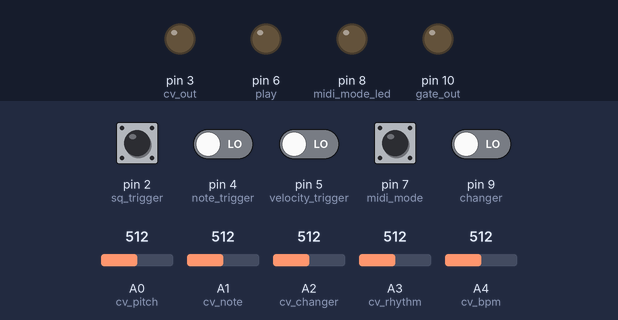
A sketch run on a simulated Arduino Uno, built with avr-gcc and run on an emulated ATmega328P. Parts: output pins drawn as LEDs (lit = HIGH). The inputs (shaded band) are chosen by the test bench; at power-on: pin 2 (sq_trigger) HIGH, pin 4 (note_trigger), pin 5 (velocity_trigger), pin 7 (midi_mode), pin 9 (changer) LOW, A1 (cv_note) = 512, A0 (cv_pitch) = 512, A2 (cv_changer) = 512, A3 (cv_rhythm) = 512, A4 (cv_bpm) = 512. MIDI output is not drawn; what the sketch prints to the serial monitor is not drawn.

Above: at 1.2 s.
1.3 s: pin 2 (sq_trigger) pulled LOW for 0.15 s
At 2.3 s:
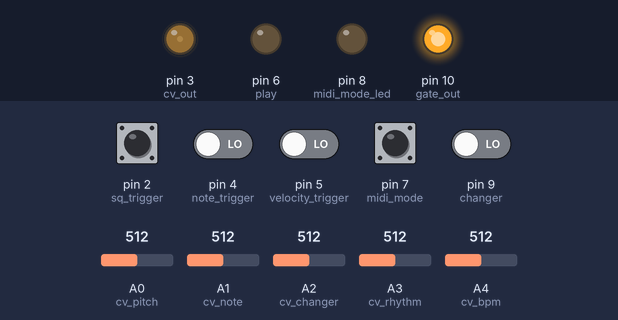
4.3 s: pin 7 (midi_mode) pulled HIGH for 0.15 s
At 5.5 s:
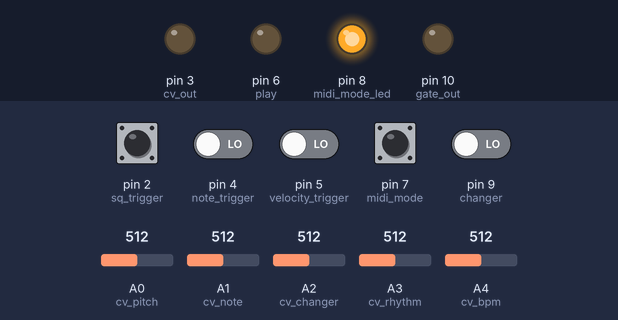
5.9 s: pin 7 (midi_mode) pulled HIGH for 1 s
At 6.4 s:
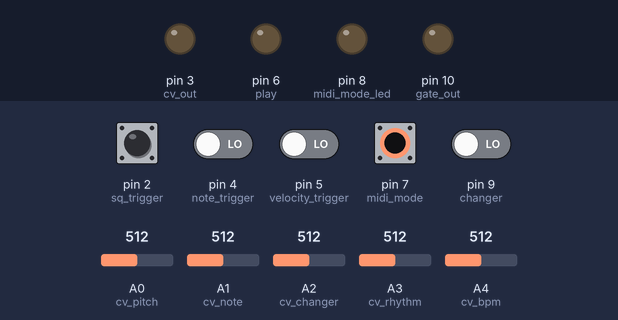
8.4 s: pin 4 (note_trigger) driven HIGH
At 9.0 s:
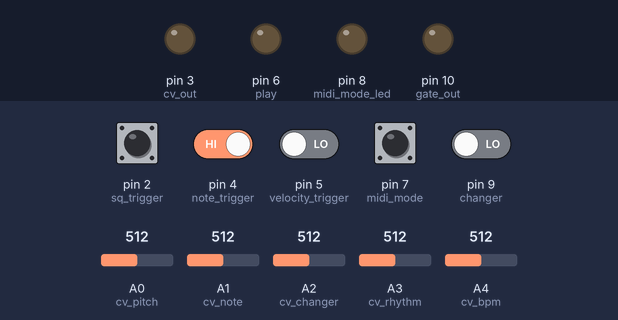
11.4 s: A1 (cv_note) set to 716
At 11.9 s:
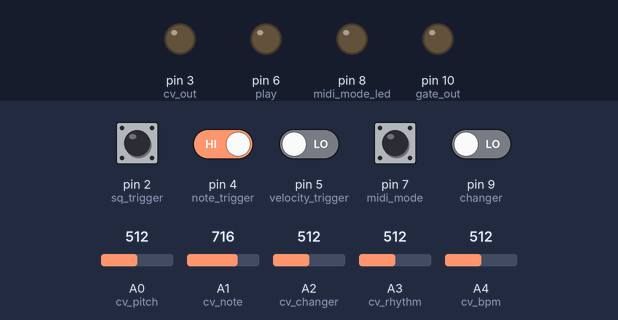
Timing chart, 0 to 13.9 s (numbered marks = the images above; inputs shaded):
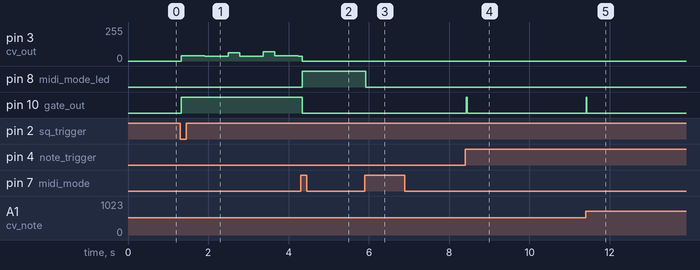

Measured:
- after the input at 1.3 s, pin 3 (cv_out): 0/255 → 39/255 at once, → 38/255 0.29 s later, → 36/255 0.29 s later, → 62/255 0.58 s later, … (9 changes in this stretch); pin 10 (gate_out): LOW → HIGH at once
- after the input at 4.3 s, pin 8 (midi_mode_led): LOW → HIGH at once; pin 10 (gate_out): HIGH → LOW at once
- after the input at 5.9 s, pin 8 (midi_mode_led): HIGH → LOW at once
- after the input at 8.4 s, pin 10 (gate_out): LOW → HIGH at once, → LOW 0.02 s later
- after the input at 11.4 s, pin 10 (gate_out): LOW → HIGH at once, → LOW 0.02 s later

The sketch:

Link_Drum_Rev_1.01.ino
```cpp
// (licence header left out)
#include <MIDI.h>
#include <avr/pgmspace.h>

MIDI_CREATE_DEFAULT_INSTANCE();

// PROGMEM helpers (patterns live in flash)
#define b_read  pgm_read_byte_near

// Pattern rest marker (not a valid MIDI note for this device)
#define EY  128

// ---- Analog CV inputs ----
#define cv_pitch    A0
#define cv_note     A1
#define cv_changer  A2
#define cv_rhythm   A3
#define cv_bpm      A4

// ---- Digitals ----
#define sq_trigger        2   // play/stop (INPUT_PULLUP, active LOW)
#define cv_out            3   // PWM CV / note proxy
#define note_trigger      4   // manual note gate / transpose
#define velocity_trigger  5   // velocity select
#define play              6   // click / play pulse out
#define midi_mode         7   // toggle MIDI vs sequencer
#define midi_mode_led     8
#define changer           9   // pattern/instrument fill enable
#define gate_out         10

// How many steps of each 16-deep pattern row are actually played
static const byte kPatternLength = 14;
static const byte kPatternCount  = 34;  // rows in sequence[][]

// MIDI channel index 0..15 (9 == GM drum channel 10)
static const byte kMidiChannel = 9;

static const byte kMinNote = 0;
static const byte kMaxNote = 127;

// ---- Runtime state ----
int rhythm_raw, rhythm;
int pitch_raw, pitch_storage, pitchLSB, pitchMSB, note_raw;
int changer_raw, changer_instrument;
int last_pitch_storage = -1;  // only send pitch bend when it changes

int button_action = HIGH;
int midi_button_action = HIGH;
boolean sequencer_on = false;
boolean midi_mode_on = false;

byte note = 0;
byte note_MSG = 0;
byte note_hold = 0;
byte note_flag = 0;           // 0 idle, 1 onset, 2 sustain, 3 release
byte velocity_level = 63;
static const byte velocity_off = 0;

// Sequencer timing
byte note_sq = 0;
unsigned long next_step_ms = 0;
unsigned long beats_per_minute = 120;

/*
   Pattern table: 34 rhythms/scales x 16 steps (only first kPatternLength used).
   Values are MIDI note numbers, or EY (128) for a rest.
   Last rows are labeled scale helpers in the original source.
*/
const PROGMEM byte sequence[34][16] = {
  // rows 0..25 — performance / drum-style patterns
  36, 39, 41, 43, 45, 48, 51, 53, 55, 57, 60, 48, 51, 53, 55, 57,
  41, 43, 44, 46, 48, 50, 36, 39, 41, 43, 45, 48, 51, 53, 55, 57,
  39, 41, 42, 43, 45, 48, 51, 53, 54, 46, 48, 50, 36, 39, 41, 43,
  36, 37, 41, 43, 44, 48, 49, 53, 55, 56, 60, 46, 48, 50, 36, 39,
  35, 36, 38, 39, 41, 43, 44, 47, 48, 50, 51, 53, 55, 56, 59, 60,
  35, 36, 38, 39, 42, 43, EY, 46, 48, 50, EY, 54, 55, EY, 58, EY,
  39, 41, 43, 44, 46, EY, 49, EY, 53, 55, EY, 58, 60, EY, 63, 65,
  36, 38, EY, 42, EY, 45, 47, 48, 50, EY, EY, 55, 57, EY, 60, EY,
  36, 36, 36, EY, 36, 43, EY, 36, 47, 36, EY, EY, 36, 37, 40, 36,
  36, 39, 36, EY, 52, 50, 36, 50, 47, 36, 41, 36, 41, 37, 40, 36,
  36, 39, 46, 36, 39, 47, 36, 50, 47, 36, 53, 36, 42, 37, 37, 36,
  35, EY, 49, 37, 35, 37, 49, EY, 35, EY, 49, 37, 35, EY, 49, EY,
  39, 39, 99, 36, EY, EY, 36, 36, 36, EY, EY, 49, EY, 38, EY, 47,
  36, EY, 52, EY, 36, EY, 52, EY, 36, EY, 52, EY, 36, EY, 52, EY,
  36, 39, EY, 36, EY, EY, 37, 36, 52, EY, EY, 68, EY, 56, EY, 70,
  EY, 36, 36, 36, EY, EY, 37, 36, 56, EY, EY, 58, EY, 36, EY, 36,
  69, EY, 39, 38, EY, 36, EY, 36, 62, EY, 36, EY, 36, EY, 36, EY,
  79, 75, 79, 68, EY, EY, 47, 36, 82, EY, EY, 38, EY, 56, EY, 50,
  69, 65, 69, 48, EY, EY, 57, 36, 72, EY, EY, 58, EY, 36, EY, 60,
  49, 45, 49, 48, EY, EY, 37, 56, 52, EY, EY, 58, EY, 56, EY, 50,
  39, 58, 45, 39, EY, 39, 36, 36, 36, EY, EY, 61, EY, 71, EY, EY,
  39, 35, 49, 38, EY, EY, 37, 36, 62, EY, EY, 48, EY, 36, EY, 40,
  36, 36, 49, 38, EY, EY, 37, 36, EY, EY, EY, 48, EY, 61, EY, 40,
  36, EY, 36, EY, 38, EY, 36, EY, 36, EY, 36, EY, 38, EY, EY, 43,
  36, EY, 49, 38, EY, EY, 36, 48, 50, 50, EY, 48, EY, 60, EY, 43,
  40, EY, 46, EY, 58, EY, 36, EY, 36, EY, 46, EY, 58, EY, 69, 72,
  // rows 26..33 — scale helpers
  35, 36, 37, 37, 39, 40, 41, 42, 43, 44, 45, 46, 47, 48, 49, 50, // Chromatic
  35, 36, 37, 40, 41, 43, 44, 47, 48, 49, 52, 53, 55, 56, 59, 62, // Klezmer
  45, 48, 50, 52, 55, 57, 60, 62, 64, 67, 69, 72, 74, 76, 78, 80, // Major_5
  38, 39, 41, 43, 45, 46, 48, 50, 51, 53, 55, 57, 58, 60, 62, 64, // Dorian
  41, 43, 44, 47, 48, 50, 51, 53, 55, 56, 59, 60, 62, 63, 66, 68, // Aeolian
  48, 51, 53, 55, 57, 60, 63, 65, 67, 69, 72, 75, 77, 79, 81, 82, // Minor_5
  36, 38, 39, 41, 43, 44, 46, 48, 50, 51, 53, 55, 56, 58, 60, 62, // Minor
  41, 42, 43, 45, 48, 51, 53, 54, 55, 57, 60, 63, 65, 66, 67, 69  // Blues
};

// ---- MIDI helpers (raw UART @ 31250) ----
void midiMsg(byte cmd, byte data1, byte data2);
void midi_note_on(byte channel, byte noteMIDI, byte velocityMIDI);
void midi_note_off(byte channel, byte noteMIDI, byte velocityMIDI);
void pitch_bend(byte channel, byte lsb, byte msb);
void midi_all_notes_off(byte channel);

void HandleNoteOn(byte channel, byte incoming_note, byte velocity);
void HandleNoteOff(byte channel, byte incoming_note, byte velocity);

void midi_button();
void sq_button();
void sequencer();
void read_controls();
void update_pitch_bend_if_needed(bool force);
void handle_manual_note();

static byte clamp_midi_note(int value) {
  if (value < 0) return 0;
  if (value > 127) return 127;
  return (byte)value;
}

void setup() {
  // Hardware UART is also the MIDI port on this hardware
  Serial.begin(31250);
  MIDI.begin(MIDI_CHANNEL_OMNI);
  MIDI.setHandleNoteOn(HandleNoteOn);
  MIDI.setHandleNoteOff(HandleNoteOff);

  // Buttons / triggers
  pinMode(sq_trigger, INPUT_PULLUP);      // active LOW
  pinMode(velocity_trigger, INPUT);
  digitalWrite(velocity_trigger, LOW);    // pull-up off (external wiring)
  pinMode(note_trigger, INPUT);
  digitalWrite(note_trigger, LOW);
  pinMode(midi_mode, INPUT);
  digitalWrite(midi_mode, LOW);
  pinMode(changer, INPUT);
  digitalWrite(changer, LOW);

  // Outputs
  pinMode(midi_mode_led, OUTPUT);
  pinMode(cv_out, OUTPUT);
  pinMode(play, OUTPUT);
  pinMode(gate_out, OUTPUT);
  digitalWrite(gate_out, LOW);
  digitalWrite(midi_mode_led, LOW);
  digitalWrite(play, LOW);

  // Arm first sequencer step using 60_000 ms/min (was incorrectly 10000*60)
  if (beats_per_minute < 1) beats_per_minute = 1;
  next_step_ms = millis() + (60000UL / beats_per_minute);
}

void loop() {
  midi_button();

  if (midi_mode_on) {
    MIDI.read();
    digitalWrite(midi_mode_led, HIGH);
  } else {
    digitalWrite(midi_mode_led, LOW);

    sq_button();
    read_controls();
    update_pitch_bend_if_needed(false);
    sequencer();
    handle_manual_note();
  }

  // Soft rate-limit for ADC / button scanning (keeps MIDI UX responsive enough)
  delay(15);
}

// -----------------------------------------------------------------------------
// Control reading
// -----------------------------------------------------------------------------

void read_controls() {
  // Velocity switch: high accent vs mid
  if (digitalRead(velocity_trigger) == HIGH) {
    velocity_level = 127;
  } else {
    velocity_level = 63;
  }

  // Tempo (BPM). Keep integer map — Arduino map() is long-based.
  beats_per_minute = (unsigned long)map(analogRead(cv_bpm), 0, 1023, 15, 415);
  if (beats_per_minute < 1) beats_per_minute = 1;

  // Pattern select: 0 .. kPatternCount-1
  rhythm_raw = analogRead(cv_rhythm);
  rhythm = map(rhythm_raw, 0, 1023, 0, kPatternCount - 1);
  if (rhythm < 0) rhythm = 0;
  if (rhythm > (kPatternCount - 1)) rhythm = kPatternCount - 1;

  // 14-bit pitch bend from CV (0..16383)
  pitch_raw = analogRead(cv_pitch);
  pitch_storage = map(pitch_raw, 0, 1023, 0, 16383);
  pitchLSB = pitch_storage & 0x007F;
  pitchMSB = (pitch_storage >> 7) & 0x007F;

  // Instrument / fill amount (inverted pot)
  changer_raw = analogRead(cv_changer);
  changer_instrument = map(changer_raw, 0, 1023, 1023, 0);

  note_raw = analogRead(cv_note);
  // Base note for manual trigger (held while pressed)
  if (digitalRead(note_trigger) == HIGH && !sequencer_on) {
    note = (byte)map(note_raw, 0, 1023, 34, 70);
    note_MSG = note;
  }
}

void update_pitch_bend_if_needed(bool force) {
  if (!force && pitch_storage == last_pitch_storage) {
    return;
  }
  last_pitch_storage = pitch_storage;
  pitch_bend(kMidiChannel, (byte)pitchLSB, (byte)pitchMSB);
}

// -----------------------------------------------------------------------------
// Manual note state machine (sequencer stopped)
// -----------------------------------------------------------------------------

void handle_manual_note() {
  // Only used when the sequencer is not running
  if (sequencer_on) {
    return;
  }

  switch (note_flag) {
    case 0:  // wait for trigger rising edge
      if (digitalRead(note_trigger) == HIGH) {
        delay(2);  // tiny de-noise
        note_flag = 1;
      }
      break;

    case 1:  // note on
      digitalWrite(gate_out, HIGH);

      if (digitalRead(changer) == HIGH) {
        // Add a small fill offset from the changer CV
        int fill = map(changer_instrument, 1023, 0, 0, 30);
        note_MSG = clamp_midi_note((int)note_MSG + fill);
      }

      midi_note_on(kMidiChannel, note_MSG, velocity_level);
      update_pitch_bend_if_needed(true);
      note_hold = note_MSG;
      note_flag = 2;
      break;

    case 2:  // held / legato
      if (digitalRead(note_trigger) == HIGH) {
        if (note_MSG != note_hold) {
          // Note changed while held — legato re-trigger
          digitalWrite(gate_out, HIGH);
          midi_note_off(kMidiChannel, note_hold, velocity_off);
          midi_note_on(kMidiChannel, note_MSG, velocity_level);
          note_hold = note_MSG;
        }
        update_pitch_bend_if_needed(false);
      } else {
        note_flag = 3;
      }
      break;

    case 3:  // note off
      digitalWrite(gate_out, LOW);
      midi_note_off(kMidiChannel, note_hold, velocity_off);
      if (note_MSG != note_hold) {
        midi_note_off(kMidiChannel, note_MSG, velocity_off);
      }
      update_pitch_bend_if_needed(true);
      note_flag = 0;
      break;
  }
}

// -----------------------------------------------------------------------------
// Buttons (edge-detect with simple debounce)
// -----------------------------------------------------------------------------

void sq_button() {
  int button_state = digitalRead(sq_trigger);

  // Active LOW with INPUT_PULLUP
  if (button_state == LOW && button_state != button_action) {
    sequencer_on = !sequencer_on;
    button_action = button_state;
    delay(20);

    if (!sequencer_on) {
      // Stop cleanly: kill sounding sequencer note and drop gate/CV
      midi_note_off(kMidiChannel, note_sq, velocity_off);
      digitalWrite(gate_out, LOW);
      analogWrite(cv_out, 0);
    } else {
      // Start ASAP on next loop tick
      next_step_ms = millis();
    }
  }

  if (button_state == HIGH && button_state != button_action) {
    button_action = button_state;
    delay(20);
  }
}

void midi_button() {
  int midi_button_state = digitalRead(midi_mode);

  // Active HIGH in original hardware wiring
  if (midi_button_state == HIGH && midi_button_state != midi_button_action) {
    midi_mode_on = !midi_mode_on;
    midi_button_action = midi_button_state;
    delay(20);

    // Avoid stuck notes when changing modes
    midi_all_notes_off(kMidiChannel);
    digitalWrite(gate_out, LOW);
    analogWrite(cv_out, 0);
    note_flag = 0;

    if (midi_mode_on) {
      sequencer_on = false;
    }
  }

  if (midi_button_state == LOW && midi_button_state != midi_button_action) {
    midi_button_action = midi_button_state;
    delay(20);
  }
}

// -----------------------------------------------------------------------------
// Sequencer
// -----------------------------------------------------------------------------

void sequencer() {
  static byte place = 0;

  if (!sequencer_on) {
    digitalWrite(gate_out, LOW);
    analogWrite(cv_out, 0);
    return;
  }

  // Time for next step?
  if ((long)(millis() - next_step_ms) >= 0) {
    // End previous step note
    midi_note_off(kMidiChannel, note_sq, velocity_off);

    // Short play/click strobe on the "play" output
    for (int i = 0; i < 3; i++) {
      digitalWrite(play, HIGH);
      delay(2);
      digitalWrite(play, LOW);
    }

    // Advance and schedule next beat (60000 ms / BPM)
    place++;
    if (place >= kPatternLength) place = 0;
    next_step_ms = millis() + (60000UL / beats_per_minute);

    // Skip rests (EY). Old code compared to 0, but rests are EY=128.
    byte skips = 0;
    while (b_read(&sequence[rhythm][place]) == EY && skips < kPatternLength) {
      place++;
      if (place >= kPatternLength) place = 0;
      skips++;
    }

    note_sq = b_read(&sequence[rhythm][place]);
    // BUGFIX: previous firmware then overwrote note_sq with pgm_read_dword_near
    // on a byte table — that corrupted the note value. Use byte reads only.

    update_pitch_bend_if_needed(false);

    if (skips < kPatternLength && note_sq != EY) {
      int sounding = note_sq;

      if (digitalRead(changer) == HIGH) {
        int fill = map(changer_instrument, 0, 1023, 30, 0);
        sounding += fill;
      } else if (digitalRead(note_trigger) == HIGH) {
        // Live transpose from note CV while playing
        int transpose = map(note_raw, 0, 1023, 30, 0);
        sounding += transpose;
      }

      note_sq = clamp_midi_note(sounding);
      midi_note_on(kMidiChannel, note_sq, velocity_level);
      update_pitch_bend_if_needed(true);
    }
  }

  // Gate / CV from current step
  if (note_sq != EY && note_sq >= kMinNote && note_sq <= kMaxNote) {
    digitalWrite(gate_out, HIGH);
    analogWrite(cv_out, note_sq);
  } else {
    digitalWrite(gate_out, LOW);
    analogWrite(cv_out, 0);
  }
}

// -----------------------------------------------------------------------------
// MIDI message builders
// -----------------------------------------------------------------------------

void midi_note_on(byte channel, byte noteMIDI, byte velocityMIDI) {
  // channel is 0..15
  midiMsg((byte)(0x90 | (channel & 0x0F)), noteMIDI, velocityMIDI);
}

void midi_note_off(byte channel, byte noteMIDI, byte velocityMIDI) {
  midiMsg((byte)(0x80 | (channel & 0x0F)), noteMIDI, velocityMIDI);
}

void pitch_bend(byte channel, byte lsb, byte msb) {
  // Pass channel index only — do not pre-OR 0xE0 at the call site
  midiMsg((byte)(0xE0 | (channel & 0x0F)), lsb, msb);
}

void midi_all_notes_off(byte channel) {
  // CC 123 All Notes Off
  midiMsg((byte)(0xB0 | (channel & 0x0F)), 123, 0);
}

void midiMsg(byte cmd, byte data1, byte data2) {
  Serial.write(cmd);
  Serial.write(data1);
  Serial.write(data2);
}

// MIDI-in → gate / CV (when midi_mode_on)
void HandleNoteOn(byte channel, byte incoming_note, byte velocity) {
  (void)channel;
  (void)velocity;
  if (incoming_note >= kMinNote && incoming_note <= kMaxNote) {
    analogWrite(cv_out, incoming_note);
    digitalWrite(gate_out, HIGH);
  }
}

void HandleNoteOff(byte channel, byte incoming_note, byte velocity) {
  (void)channel;
  (void)velocity;
  if (incoming_note >= kMinNote && incoming_note <= kMaxNote) {
    analogWrite(cv_out, 0);
    digitalWrite(gate_out, LOW);
  }
}
```
